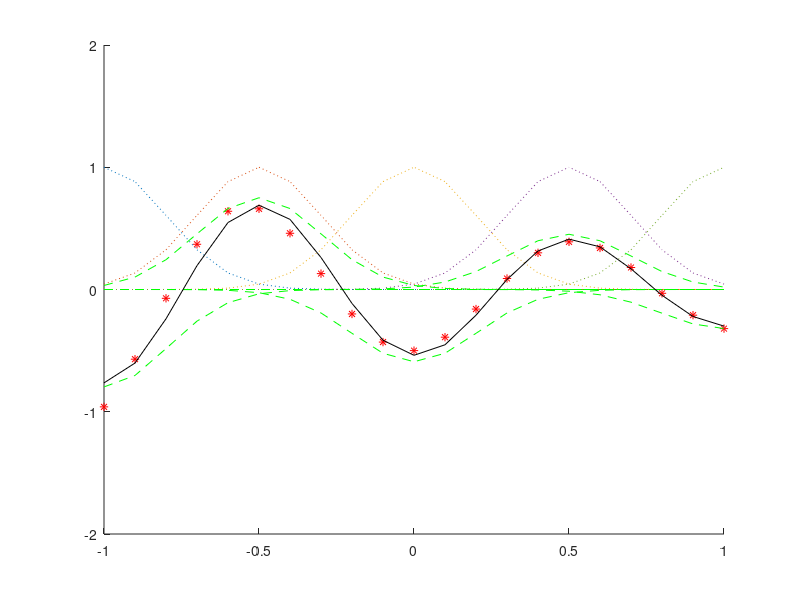

Reproduce this figure in MATLAB.
%% RBF
% %%%%%%%%%%%%%%%%%%%%%%%%%%%%%%%%%%%%%%%%%%%%%%%%%%%%%%%%%%%%
% This Script is for the Exercise for Soft Control and should help understand the 
% Radial Basis Function Network. Some useful Functions are given as well as the Outline of the Script.
% Please fill in all blanks as indicated by comments.
%%%%%%%%%%%%%%%%%%%%%%%%%%%%%%%%%%%%%%%%%%%%%%%%%%%%%%%%%%%%%%%%%%%%

clear;
close all;
%% training data
d=[-.96 -.57 -.072  .37  .64  .66  .46 ...
      .13 -.20 -.43 -.50 -.39 -.16  .09 ...
      .30  .39  .34 .18 -.031 -.21 -.32]';
X = [-1:.1:1]';
training_points = [X d];


%% please fill in the blanks:

 %specify number of neurons  for example 5. Make it a variable to be able to see how the number of neurons affects the result 
 N=5;

 %specify activation function, for example the gaussian function-> myFunc = @(x,y,z) (x+y+z) directly defines a function
 %the activation function is dependend on the sampel as well as the center
 %and the width of the function. use these free paramter to tune your
 %result. 
 %please insert a usable activation function
 activation =@(x,my,sigma) exp(-abs(x-my).^2/(2*sigma^2)) ;
 sigma=0.2;
 %specify centers of the activations functions
 center=-1:2/(N-1):1;
 %define Y and F
 %  Y: target vector, with all points of d
 Y=d;
 %  F: Matrix with the activation function for each data point an input x;
 %  This is easily done in a loop over all neurons and over all data
 %  samples
 for i=1:N
     for k=1:length(X)
     F(k,i)=activation(X(k), center(i), sigma);
     end
 end
 %calculate W
 W=zeros(5,1);
 W=(F'*F)^-1 *F'*Y;
 %plot your results
 figure
 axis([-1,1,-2,2]);
 hold on;
 plot(X,d,'r*'); %data points
result=0;
 for i=1:N
     %original activation funtcions:
     plot(X, activation(X,center(i),sigma),':');
     %weighted activation functions:
     plot(X, W(i)*activation(X,center(i),sigma),'g--');
     result=result+ W(i)*activation(X,center(i),sigma);
 end
 plot(X,result,'k');